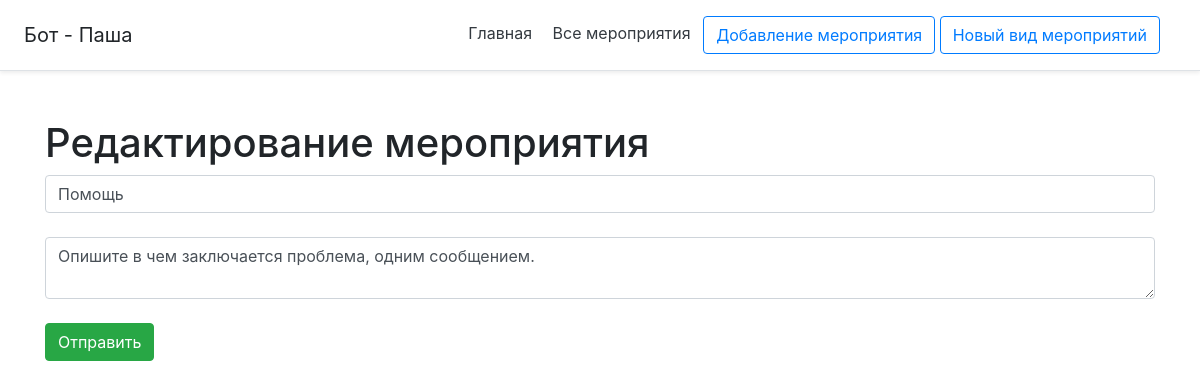
The page /event/110/update on the database its author committed.
### db_utils/database.py (models this page shows, shortened)
class Menu(db.Model):
    __tablename__ = "menu"
    id = db.Column(db.Integer, primary_key=True)
    name = db.Column(db.String(120), default='default_name')
    text = db.Column(db.String(10000), default='default_text')
    added = db.Column(db.DateTime, default=datetime.datetime.utcnow())
    active = db.Column(db.Boolean, nullable=False, default=True)
    author_id = db.Column(db.Integer, nullable=False, default=0)
    tags = db.Column(db.String(5000), default='нет тегов')
    inheritances = db.relationship('Inheritances',
                                   primaryjoin="or_(Menu.id==Inheritances.menu_id_descendant, Menu.id==Inheritances.menu_id_ancestor)",
                                   lazy='dynamic')
    attachment = db.relationship('Attachment',
                                 primaryjoin="Menu.id==Attachment.menu_id",
                                 lazy='dynamic')

### flask_app.py (the view)
@app.route('/event/<int:id>/update', methods=['POST', 'GET'])
def update_event(id):
    event = Menu.query.get_or_404(id)
    if request.method == 'POST':
        event.name = request.form['name']
        event.text = request.form['text']
        try:
            db.session.commit()
            return redirect('/all_events')
        except Exception as error:
            return f'При редактировании статьи произошла ошибка: {str(error)}'
    else:
        return render_template('update_events.html', event=event)

### main/templates/update_events.html (shortened to what this page needs)
{% extends 'base.html' %}
{% block body %}
<div class="container mt-5">
    <h1>Редактирование мероприятия</h1>
    <form method="post">
        <input type="text" name="name" id="name" class="form-control" value="{{ event.name }}" placeholder="Введите название мероприятия"><br>
        <textarea name="text" id="text" class="form-control" placeholder="Введите описание мероприятия">{{ event.text }}</textarea><br>
        <input type="submit" class="btn btn-success" value="Отправить">
    </form>
</div>
{% endblock %}

### rows shown on the page
Menu: name "Помощь", text "Опишите в чем заключается проблема, одним сообщением."
